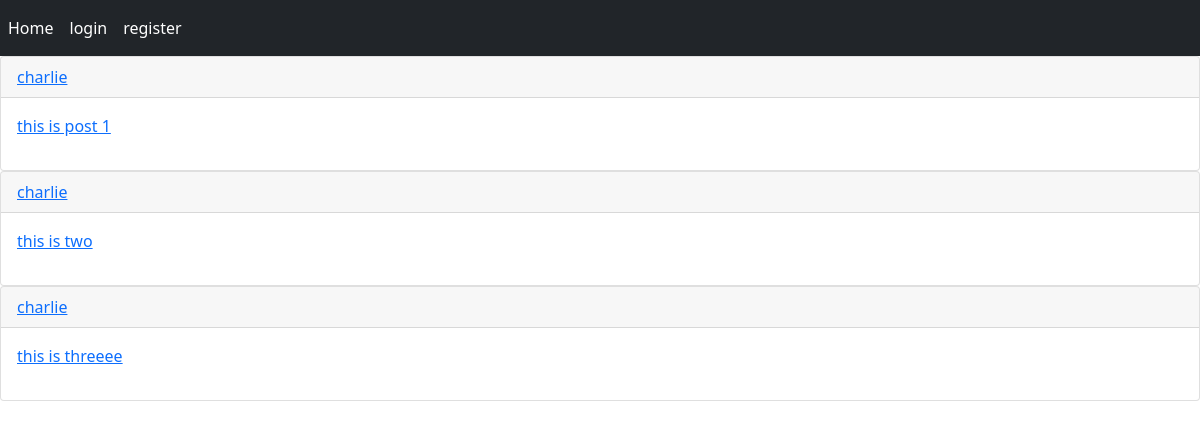
The app's page /, older data.
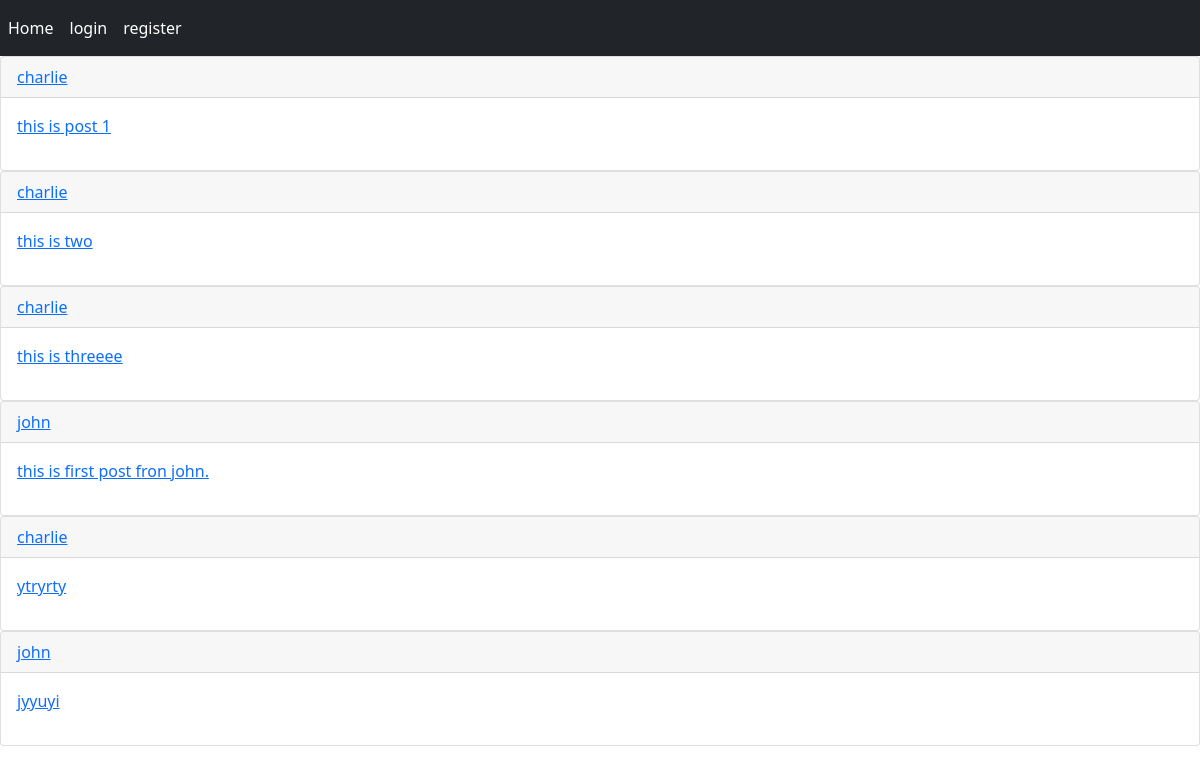
The same page, newer data.
### posts/models.py (models this page shows, shortened)
class Post(models.Model):
    user = models.ForeignKey(User, on_delete=models.CASCADE)
    body = models.TextField(max_length=500)
    slug = models.SlugField(max_length=200)
    created = models.DateTimeField(auto_now_add=True)
    def get_absolute_url(self):
        return reverse('posts:post_detail', args=[self.created.year, self.created.month, self.created.day, self.slug])

### posts/views.py (the view)
# urls.py: path('', views.all_posts, name='all_posts'),
def all_posts(request):
    posts = Post.objects.all()
    context = {'posts': posts}
    return render(request,'posts/all_posts.html' , context)

### templates/posts/all_posts.html (shortened to what this page needs)
{% extends 'base.html' %}
{% block content %}
    {% for post in posts %}
        <div class="card">
            <a href="{% url 'account:dashboard' post.user.id %}"><p class="card-header">{{ post.user }}</p></a>
            <p class="card-body"><a href="{{ post.get_absolute_url }}">{{ post.body }}</a></p>
        </div>
    {% endfor %}
{% endblock %}

### templates/base.html (shortened to what this page needs)
<!DOCTYPE html>
<html>
    <head>
        <link href="https://cdn.jsdelivr.net/npm/bootstrap@5.0.0-beta1/dist/css/bootstrap.min.css" rel="stylesheet">
    </head>
    <body>
        {% include 'inc/navbar.html' %}
        <div class="jumbotron">
            {% block content %} {% endblock %}
        </div>
    </body>
</html>

### templates/inc/navbar.html
<nav class="navbar navbar-expand-lg navbar-dark bg-dark">
    <div class="navbar-nav">
        <a class="nav-link active" aria-current="page" href="{% url 'posts:all_posts' %}">Home</a>
        {% if request.user.is_authenticated %}
        <a class="nav-link active" aria-current="page" href="{% url 'account:logout' %}">logout</a>
        {% else %}
        <a class="nav-link active" aria-current="page" href="{% url 'account:login' %}">login</a>
        <a class="nav-link active" aria-current="page" href="{% url 'account:register' %}">register</a>
        {% endif %}
    </div>
</nav>

Row changes from the older to the newer data that the page shows:
added Post: user "john", body "this is first post fron john."
added Post: user "charlie", body "ytryrty"
added Post: user "john", body "jyyuyi"
